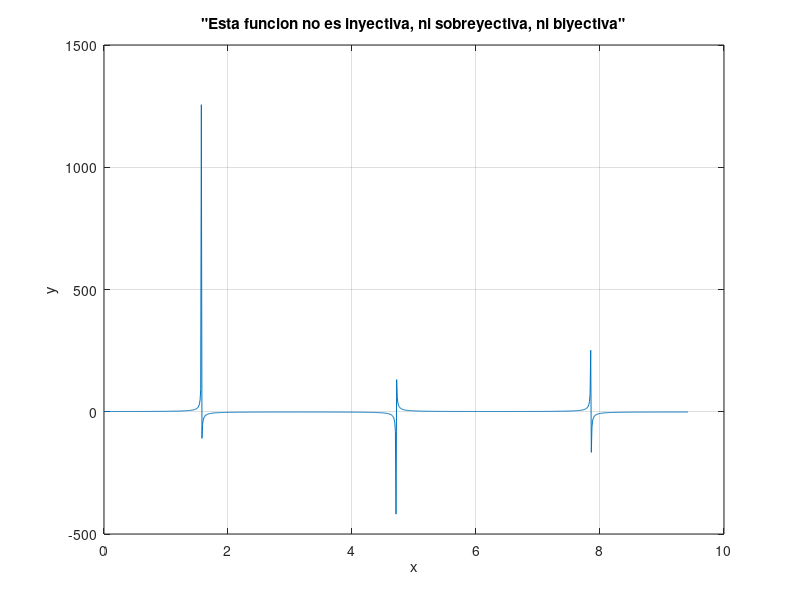

Reproduce this figure in MATLAB.
% Octave Script
% funcion                :11
% Title                  :Funciones trascendentes: trigonometricas, logoritmicas y exponenciales
% Description            :Script para recordar Funciones trascendentes: trigonometricas, logoritmicas y exponenciales 
% Author                 :Magali Valencia Clemente
% Date                   :24/11/2021
% Version                :1
% Usage                  :C:\Users\magali
%                        :octave>Funciones trascendentes: trigonometricas, logoritmicas y exponenciales
clear
fs=100;
% Dominio
x=0:1./fs:3.*pi;
% Funcion a plotear
fx=sec(x)
plot(x, fx)
% Realizar la grafica
title('"Esta funcion no es inyectiva, ni sobreyectiva, ni biyectiva"' );
xlabel('x');
ylabel('y');
grid on;

